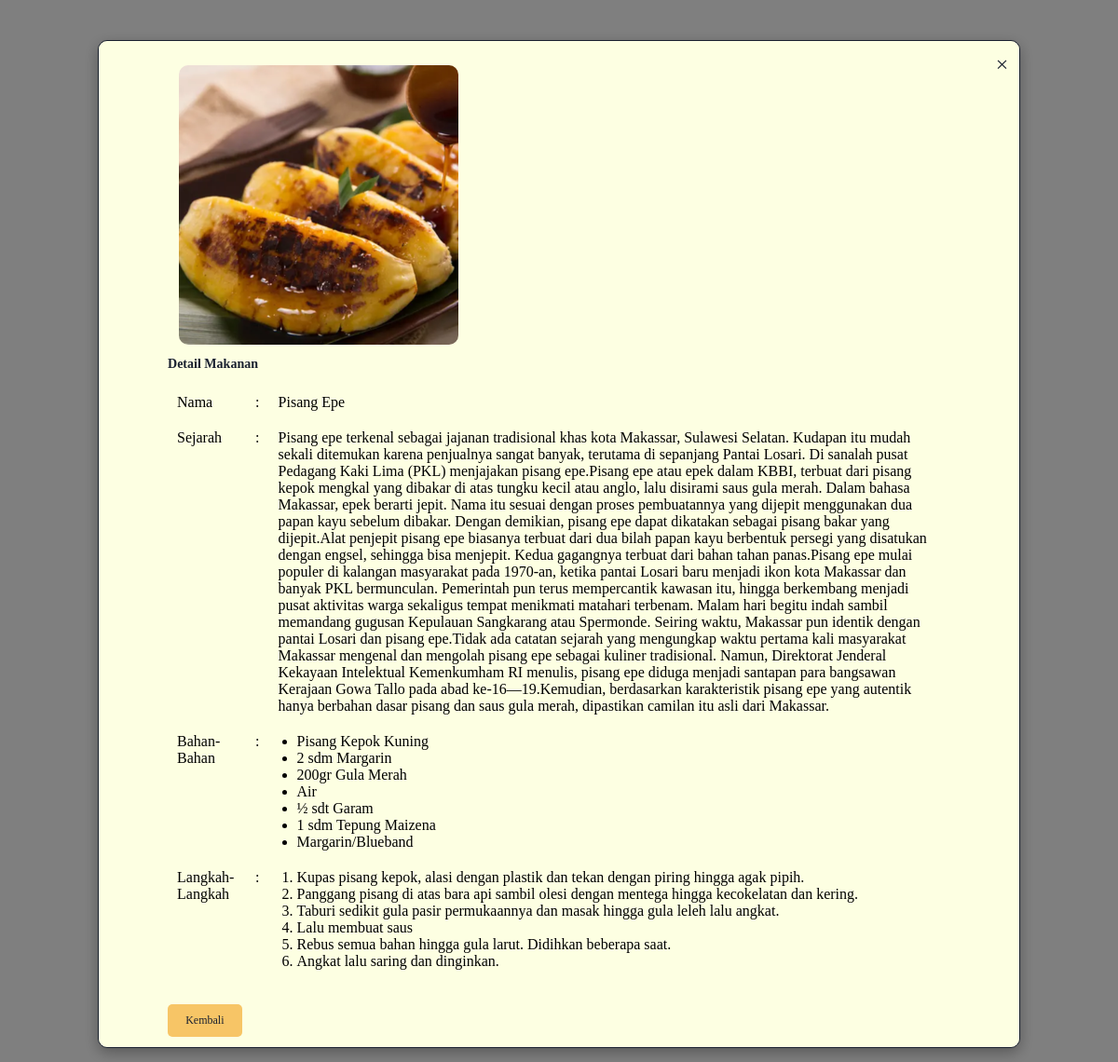
Screenshot of /moon/makanan2.php?id_makanan=1 with the database file from the repository.
### tables this page shows
CREATE TABLE `tb_makanan` (
  `id_makanan` int(11) NOT NULL,
  `nama_makanan` varchar(50) NOT NULL,
  `sejarah_makanan` longtext NOT NULL,
  `bahan_bahan` longtext NOT NULL,
  `langkah_langkah` longtext NOT NULL,
  `foto_makanan` text NOT NULL
);

### moon/makanan2.php (the view, shortened to what this page needs)
<?php
include "../config/koneksi.php";
$makanan_info = array('nama_makanan' => '', 'sejarah_makanan' => '', 'bahan_bahan' => '', 'langkah_langkah' => '', 'foto_makanan' => '');
if (isset($_GET['id_makanan'])) {
    $makanan_id = $_GET['id_makanan'];
    $makanan_ambil = mysqli_query($koneksi, "SELECT * FROM tb_makanan WHERE id_makanan='$makanan_id'")
        or die(mysqli_error($koneksi));
    $makanan_info = mysqli_fetch_array($makanan_ambil);
}
?>
<div class="modal" id="makanan-modal">
    <div class="modal-container">
        <span class="close-icon" onclick="closeModal()">&times;</span>
        <div class="modal-content">
            <?php if (!empty($makanan_info['foto_makanan'])): ?>
                <img src="<?php echo $makanan_info['foto_makanan']; ?>" alt="Foto Makanan">
            <?php else: ?>
                <p>Tidak ada foto makanan tersedia</p>
            <?php endif; ?>
            <div>
                <h3>Detail Makanan</h3>
                <table>
                    <tr>
                        <td>Nama</td>
                        <td>:</td>
                        <td><?php echo $makanan_info['nama_makanan']; ?></td>
                    </tr>
                    <tr>
                        <td>Sejarah</td>
                        <td>:</td>
                        <td><?php echo $makanan_info['sejarah_makanan']; ?></td>
                    </tr>
                    <tr>
                        <td>Bahan-Bahan</td>
                        <td>:</td>
                        <td>
                            <ul>
                                <?php
                                $bahan_bahan = explode("\n", $makanan_info['bahan_bahan']);
                                foreach ($bahan_bahan as $bahan) {
                                    echo "<li>$bahan</li>";
                                }
                                ?>
                            </ul>
                        </td>
                    </tr>
                    <tr>
                        <td>Langkah-Langkah</td>
                        <td>:</td>
                        <td>
                            <ol>
                                <?php
                                $langkah_langkah = explode("\n", $makanan_info['langkah_langkah']);
                                foreach ($langkah_langkah as $langkah) {
                                    echo "<li>$langkah</li>";
                                }
                                ?>
                            </ol>
                        </td>
                    </tr>
                </table>
                <br>
                <a href="makanan1.php" class='button-6' role='button'>Kembali</a>
            </div>
        </div>
    </div>
</div>
<link rel="stylesheet" href="./css/modal.css">

### moon/css/modal.css (style rules this page uses)
.modal { display: flex; justify-content: center; align-items: center; position: fixed; z-index: 9999; left: 0; top: 0; width: 100%; height: 100%; overflow: auto; background-color: rgba(0, 0, 0, 0.5); }
.modal-container { flex: 1 1 35rem; position: relative; background-color: var(--bg); color: var(--primary); margin: 1rem auto; padding: 1.2rem; border: 1px solid var(--primary); width: 100%; max-width: 80rem; animation: animateModal 0.5s ease-out; border-radius: 10px; box-shadow: 0 5px 15px rgba(0, 0, 0, 0.3); max-height: 90%; overflow-y: auto; text-align: left; }
.modal-container .close-icon { position: absolute; top: 1rem; right: 1rem; color: var(--primary); font-size: 24px; cursor: pointer; }
.modal-content { display: flex; flex-wrap: wrap; width: 100%; max-width: 70rem; margin: 0 auto; padding: 0; text-align: left; }
.modal-content img { max-height: 30rem; max-width: 30rem; margin: 1rem; border-radius: 10px; object-fit: cover; }
.modal-content h3 { margin-top: 0; color: var(--primary); }
.modal-content table { width: 100%; margin-top: 1rem; border-collapse: collapse; }
.modal-content table td { padding: 10px; vertical-align: top; }
.modal-content ul, .modal-content ol { margin: 0; padding-left: 20px; }
.modal-content a { display: inline-block; background-color: var(--other); color: var(--primary); margin-top: 1rem; padding: 0.8rem 1.6rem; text-decoration: none; border-radius: 5px; transition: background-color 0.3s ease; }

### rows the page displays
tb_makanan: foto_makanan (picture), nama_makanan "Pisang Epe", sejarah_makanan "Pisang epe terkenal sebagai jajanan tradisional khas kota Makassar, Sulawesi Selatan. Kudapan itu mudah sekali ditemukan karena penjualnya sangat banyak, terutama di sepanjang Pantai Losari. Di sanalah pusat Pedagang Kaki Lima (PKL) menjajakan pisang epe.Pisang epe atau epek dalam KBBI, terbuat dari pisang kepok mengkal yang dibakar di atas tungku kecil atau anglo, lalu disirami saus gula merah. Dalam bahasa Makassar, epek berarti jepit. Nama itu sesuai dengan proses pembuatannya yang dijepit menggunakan dua papan kayu sebelum dibakar. Dengan demikian, pisang epe dapat dikatakan sebagai pisang bakar yang dijepit.Alat penjepit pisang epe biasanya terbuat dari dua bilah papan kayu berbentuk…", bahan_bahan "Pisang Kepok Kuning", bahan_bahan "2 sdm Margarin", bahan_bahan "200gr Gula Merah", bahan_bahan "Air", bahan_bahan "½ sdt Garam", bahan_bahan "1 sdm Tepung Maizena", bahan_bahan "Margarin/Blueband", langkah_langkah "Kupas pisang kepok, alasi dengan plastik dan tekan dengan piring hingga agak pipih.", langkah_langkah "Panggang pisang di atas bara api sambil olesi dengan mentega hingga kecokelatan dan kering.", langkah_langkah "Taburi sedikit gula pasir permukaannya dan masak hingga gula leleh lalu angkat.", langkah_langkah "Lalu membuat saus", langkah_langkah "Rebus semua bahan hingga gula larut. Didihkan beberapa saat.", langkah_langkah "Angkat lalu saring dan dinginkan."
